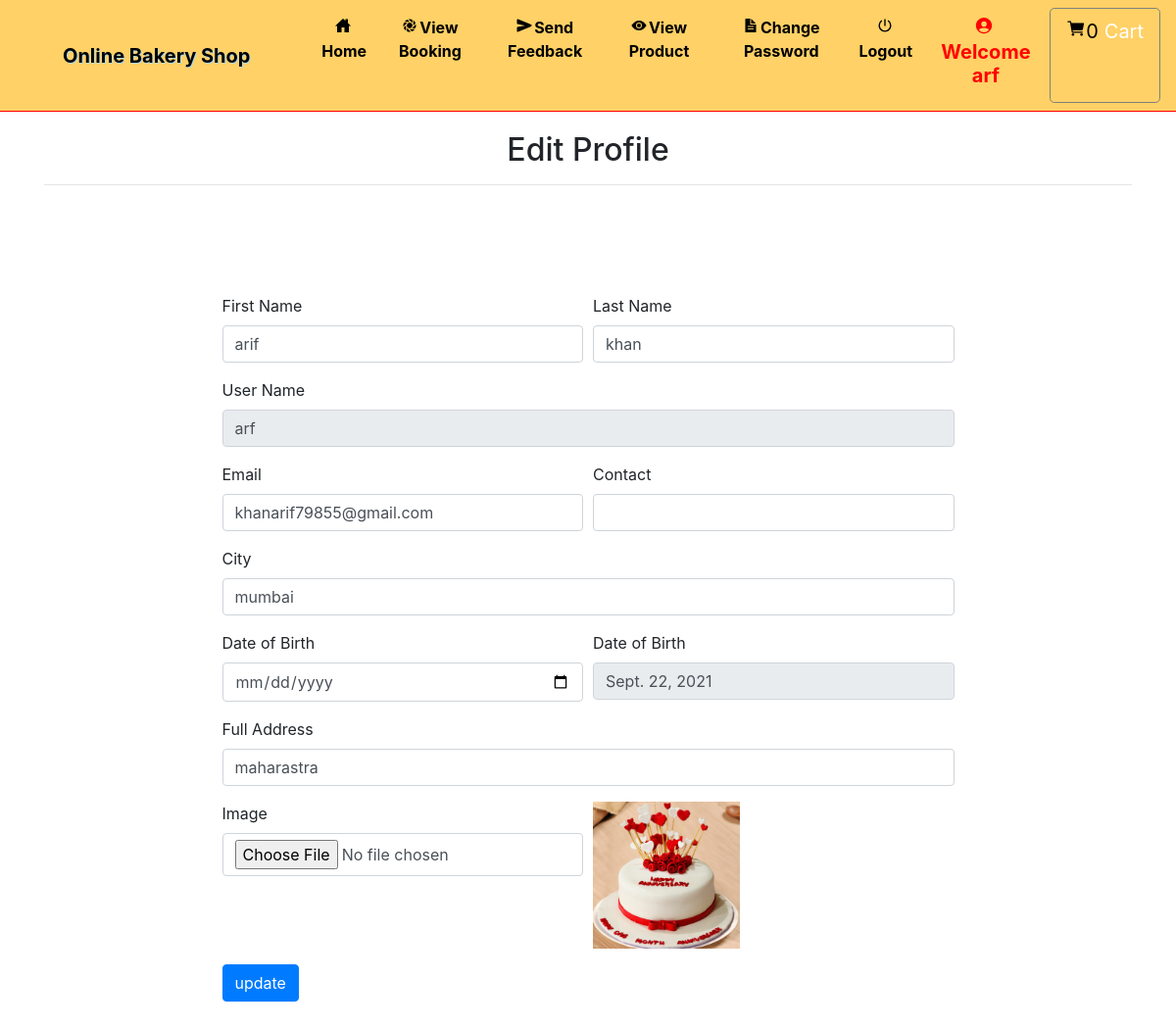
/edit_profile (signed in), run on the app's committed database.
### grocery/models.py (models this page shows, shortened)
class Profile(models.Model):
    user = models.ForeignKey(User, on_delete=models.CASCADE, null=True)
    dob = models.DateField(null=True)
    city = models.CharField(max_length=30, null=True)
    address = models.CharField(max_length=50, null=True)
    contact = models.CharField(max_length=10, null=True)
    image = models.FileField(null=True)

### grocery/views.py (the view, shortened to what this page needs)
# urls.py: path('edit_profile', Edit_profile, name='edit_profile'),
def Edit_profile(request):
    if not request.user.is_authenticated:
        return redirect('login')
    error = False
    user=User.objects.get(id=request.user.id)
    pro = Profile.objects.get(user=user)
    cart = ""
    try:
        cart = Cart.objects.get(profile=pro)
    except:
        pass
    num1=0
    total=0
    for i in cart:
        total+=i.product.price
        num1+=1
    d = {'error':error,'pro':pro,'num1':num1,'total':total}
    return render(request, 'edit_profile.html',d)

### grocery/templates/edit_profile.html (shortened to what this page needs)
{% extends 'navigation.html' %}
{% block body %}
{% load static %}
<div class="container">
    <h2 style="margin-top:20px" align="center">Edit Profile</h2><hr>
<div class="container-fluid" style="width:70%;margin-top:10%">
<form method="post" action="" enctype="multipart/form-data">
    <div class="form-row">
    <div class="form-group col-md-6">
      <label for="inputEmail4">First Name</label>
      <input type="text" class="form-control" value="{{pro.user.first_name}}" name="fname" id="inputEmail4">
    </div>
    <div class="form-group col-md-6">
      <label for="inputPassword4">Last Name</label>
      <input type="text" class="form-control" name="lname" value="{{pro.user.last_name}}" id="inputPassword4">
    </div>
  </div>
    <div class="form-row">
    <div class="form-group col-md-12">
      <label for="inputEmail4">User Name</label>
      <input type="text" class="form-control" name="uname" value="{{pro.user.username}}" id="inputEmail4" readonly>
    </div>
  </div>
        <div class="form-row">
<div class="form-group col-md-6">
    <label for="exampleInputEmail1">Email</label>
    <input type="email" class="form-control" id="exampleInputEmail1" aria-describedby="emailHelp" name="email" value="{{pro.user.email}}">
  </div>
  <div class="form-group col-md-6">
    <label for="exampleInputPassword1">Contact</label>
    <input type="text" class="form-control" id="exampleInputPassword1" value="{{pro.contact}}" name="contact">
  </div>
        </div>
        <div class="form-row">
    <div class="form-group col-md-12">
    <label for="exampleInputPassword1">City</label>
    <input type="text" class="form-control" id="exampleInputPassword1" value="{{pro.city}}" name="city">
  </div>
        </div>
    <div class="form-row">
    <div class="form-group col-md-6">
        <label for="exampleInputPassword1">Date of Birth</label>
    <input type="date" class="form-control" id="exampleInputPassword1" name="date">
  </div>
        <div class="form-group col-md-6">
        <label for="exampleInputPassword1">Date of Birth</label>
    <input type="text" class="form-control" id="exampleInputPassword1" value="{{pro.dob}}" readonly>
        </div>
        </div>
    <div class="form-row">
    <div class="form-group col-md-12">
    <label for="exampleInputPassword1">Full Address</label>
    <input type="text" class="form-control" id="exampleInputPassword1" value="{{pro.address}}" name="add">
  </div>
    </div>
    <div class="form-row">
<div class="form-group col-md-6">
    <label for="exampleInputPassword1">Image</label>
    <input type="file" class="form-control" id="exampleInputPassword1" name="img" value="choose file">
</div>
        <div class="form-group col-md-6">
    <img src="{{pro.image.url}}" style="width:150px;height:150px">
</div>
    </div>
  <button type="submit" class="btn btn-primary" style="margin-bottom:5%">update</button>
</form>
</div>
</div>
{% endblock %}

### grocery/templates/navigation.html (shortened to what this page needs)
<!DOCTYPE html>
<html lang="en">
<head>
    {% load static %}
     <link rel="stylesheet" href="https://maxcdn.bootstrapcdn.com/bootstrap/4.0.0/css/bootstrap.min.css">
  <link rel = stylesheet href = "//cdn.datatables.net/1.10.19/css/jquery.dataTables.min.css">
<link rel="stylesheet" href="https://cdnjs.cloudflare.com/ajax/libs/font-awesome/4.7.0/css/font-awesome.min.css">
</head>
<body style="background-color:white">
<nav class="navbar navbar-expand-sm" style = "background-color : #FFD166 ; border-bottom:1px solid red">
  <a class="navbar-brand pl-5" href="#" style="color:black ; font-weight : bold">Online Bakery Shop</a>
<div class="collapse navbar-collapse" id="collapsibleNavbar">
  <ul class="navbar-nav pl-5 text-center">
    {% if request.user.username %}
    {% if not request.user.is_staff %}
    <li class="nav-item">
      <a class="nav-link" href="{% url 'home' %}" style="color:black"><ion-icon style="margin-right:2px" name="home-sharp"></ion-icon>Home</a>
    </li>
    <li class="nav-item">
      <a class="nav-link" href="{% url 'view_booking' %}" style="color:black"><ion-icon style="margin-right:2px" name="aperture"></ion-icon>View Booking</a>
    </li>
    <li class="nav-item">
      <a class="nav-link" href="{% url 'send_feedback' request.user.id %}" style="color:black"><ion-icon style="margin-right:2px" name="send"></ion-icon>Send Feedback</a>
    </li>
    <li class="nav-item">
      <a class="nav-link" href="{% url 'view_product' 0 %}" style="color:black"><ion-icon style="margin-right:2px" name="eye"></ion-icon>View Product</a>
    </li>
    <li class="nav-item">
      <a class="nav-link" href="{% url 'change_password' %}" style="color:black"><ion-icon style="margin-right:2px" name="document-text-sharp"></ion-icon>Change Password</a>
    </li>
    {% endif %}
    {% endif %}
    {% if request.user.is_authenticated %}
    <a class="nav-link" href="{% url 'logout' %}" style="color:black"><ion-icon style="margin-right:2px" name="power-sharp"></ion-icon>Logout</a>
    {% if not request.user.is_staff %}
    <li class="nav-item">
      <a href="{% url 'profile' %}"><h5 class="nav-link" style="color:red"><ion-icon style="margin-right:4px;color:#FF0000" name="person-circle-sharp"></ion-icon>Welcome {{request.user.username}}</h5>
      </a></li>
    {% else %}
    <li class="nav-item">
      <h5  class="nav-link" style="color:red"><ion-icon style="margin-right:4px;color:#FF0000" name="person-circle-sharp"></ion-icon>Welcome {{request.user.username}}</h5>
    </li>
    {% endif %}
    {% endif %}
    {% if not request.user.is_staff %}
    {% if request.user.username %}
      <a href="{% url 'cart' %}" style="border:1px solid gray" class="btn btn-default btn-lg text-dark text-capitalize">
        <ion-icon style="color:black;margin-top:2%" name="cart"></ion-icon><span style="color:black">{{num1}}</span><span style="margin-left:6px;margin-top:2%;color:white">Cart</span></a></center>
{% endif %}
    {% endif %}
    </ul>
</div>
</nav>
{% block body %}
{% endblock %}
</body></html>

### grocery/templates/navigation.html (style rules this page uses)
* { box-sizing: border-box; }
.nav-link { font-weight:bold; }
.navbar-brand { text-shadow: 1px 1px lightblue; }

### data on the page
Profile: fname "arif", lname "khan", uname "arf", email "khanarif79855@gmail.com", city "mumbai", dob "Sept. 22, 2021", add "maharastra", image (picture)

### other printed values
{{ request.user.username }} "arf"
{{ num1 }} "0"
